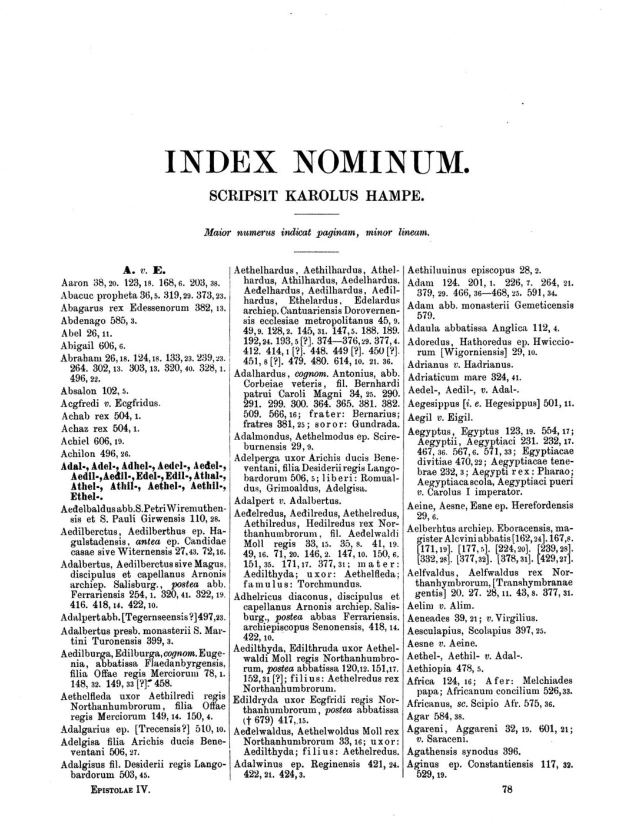
#> input picture Data/index_02.JPG, 1243 x 1664 px (shown at 1/2 size)
$ jupyter execute Working_With_Images.ipynb
#> lines starting #> are read from the running program, lines starting #| are printed output that depends on the picture
# Working With Images Using PIL

Pillow (PIL Fork) is a Python Imaging Library that provides extensive functionality for working with images. Here are some common operations you can perform using the Pillow library:

1. **Opening and Saving Images:**
   - Open an image: `Image.open('image.png')`
   - Save an image: `image.save('new_image.png')`

2. **Image Information:**
   - Get image size: `image.size`
   - Get image format: `image.format`

3. **Resizing and Cropping:**
   - Resize an image: `image.resize((width, height))`
   - Crop an image: `image.crop((left, top, right, bottom))`

4. **Rotating and Flipping:**
   - Rotate an image: `image.rotate(degrees)`
   - Flip an image horizontally or vertically: `image.transpose(Image.FLIP_LEFT_RIGHT)` or `image.transpose(Image.FLIP_TOP_BOTTOM)`

5. **Adding Text:**
   - Create a drawing object: `draw = ImageDraw.Draw(image)`
   - Add text to the image: `draw.text((x, y), "Hello, World", fill=(255, 0, 0))`

6. **Enhancing Image Quality:**
   - Adjust image brightness: `ImageEnhance.Brightness(image).enhance(factor)`
   - Adjust image contrast: `ImageEnhance.Contrast(image).enhance(factor)`
   - Apply sharpness filter: `image.filter(ImageFilter.SHARPEN)`

7. **Changing Color Modes:**
   - Convert to grayscale: `image.convert('L')`
   - Convert to RGB: `image.convert('RGB')`

8. **Blending and Compositing:**
   - Create a composite image: `Image.blend(image1, image2, alpha)`

9. **Drawing Shapes:**
   - Draw lines, rectangles, and ellipses using the `ImageDraw` module.

10. **Image Filtering:**
    - Apply various filters like blur, edge enhance, and more using the `ImageFilter` module.

11. **Image Concatenation:**
    - Concatenate multiple images horizontally or vertically.

12. **Image Format Conversion:**
    - Convert between different image formats (e.g., PNG to JPEG).

Here's a brief example of resizing an image with Pillow:

```python
from PIL import Image

# Open an image
image = Image.open('input.jpg')

# Resize the image to a new width and height
resized_image = image.resize((300, 200))

# Save the resized image
resized_image.save('output.jpg')
```

Pillow is a versatile library for image processing in Python, and these are just some of the basic operations you can perform. You can combine these operations to achieve more complex image processing tasks.

[cell 1]
from PIL import Image
import matplotlib.pyplot as plt
# Open an image
image = Image.open('Data/index_02.JPG')
#> image is the input picture: PIL image 1243x1664 RGB; min 0, max 255, mean 232.9

# Resize the image to a new width and height
resized_image = image.resize((300, 200))
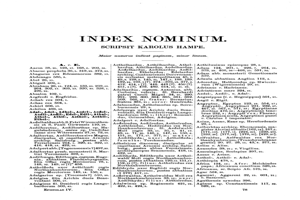
#> resized_image: PIL image 300x200 RGB; min 0, max 255, mean 232.6

# Save the resized image
#resized_image.save('output.jpg')
plt.imshow(image)

[cell 2]
plt.imshow(resized_image)

[cell 3]
print(image.size)
#| (1243, 1664)
print(image.format)
#| JPEG

[cell 4]
import warnings
warnings.filterwarnings('ignore')

[cell 5]
image_crop=image.crop((0,0,100,100))
image_crop.show()

[cell 6]
import cv2

image_rotate=image.rotate(90)
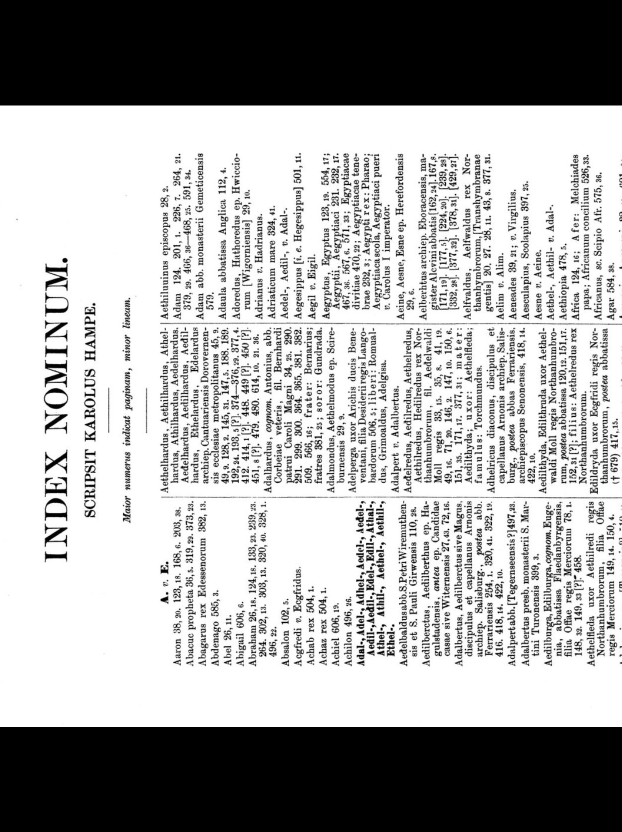
#> image_rotate: PIL image 1243x1664 RGB (shown at 1/2 size); min 0, max 255, mean 170.6
plt.imshow(image_rotate)

[cell 7]
from PIL import ImageDraw
draw=ImageDraw.Draw(image)
draw.line((0,0)+image.size, fill=(255,255,255))

[cell 8]
plt.imshow(image)

$ run again, with Data/index_3.jpg copied over Data/index_02.JPG
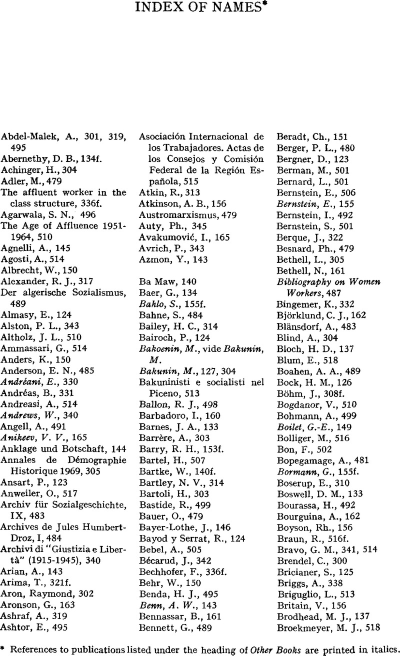
#> input picture Data/index_3.jpg, 800 x 1311 px (shown at 1/2 size)
#> image is the input picture: PIL image 800x1311 L; min 0, max 255, mean 232.9
#> `resized_image = image.resize((300, 200))`:
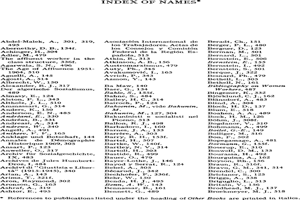
#> resized_image: PIL image 300x200 L; min 4, max 255, mean 232.3
#| (800, 1311)
#| JPEG
#> image_crop: PIL image 100x100 L; every value is 255
#> `image_rotate=image.rotate(90)`:
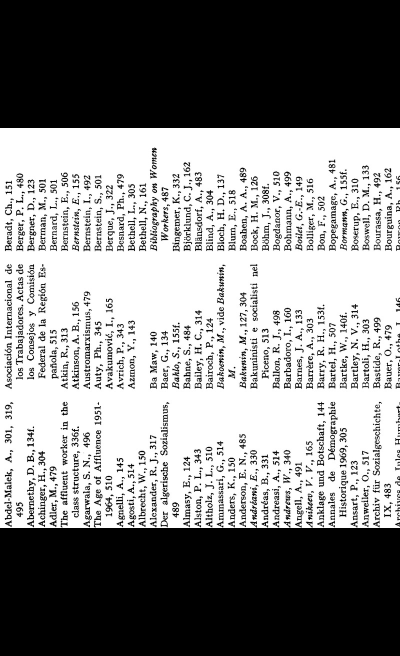
#> image_rotate: PIL image 800x1311 L (shown at 1/2 size); min 0, max 255, mean 139.1

$ run again, with Data/index.jpg copied over Data/index_02.JPG
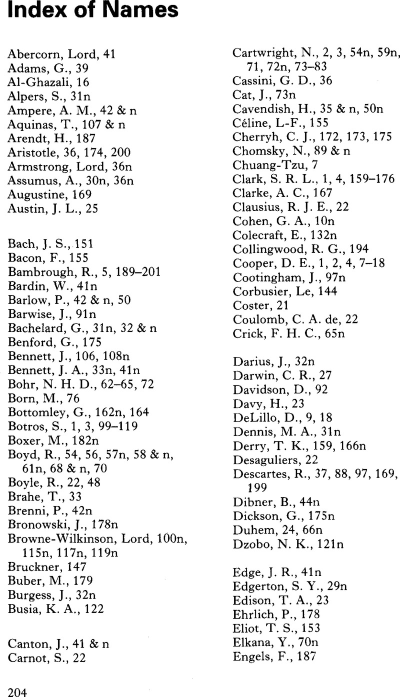
#> input picture Data/index.jpg, 800 x 1394 px (shown at 1/2 size)
#> image is the input picture: PIL image 800x1394 L; min 0, max 255, mean 236.3
#| (800, 1394)
#| JPEG
#> `image_crop=image.crop((0,0,100,100))`:
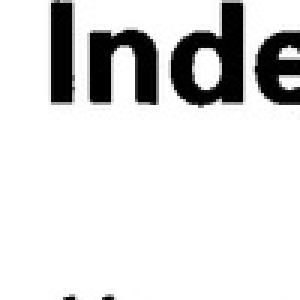
#> image_crop: PIL image 100x100 L (shown 3 times larger); min 0, max 255, mean 219.3
#> `image_rotate=image.rotate(90)`:
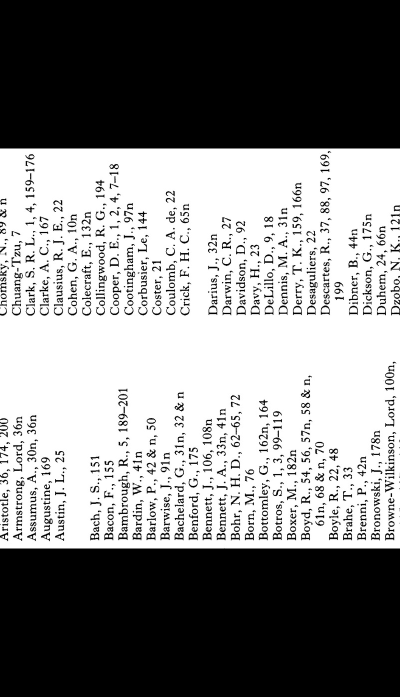
#> image_rotate: PIL image 800x1394 L (shown at 1/2 size); min 0, max 255, mean 134.4
